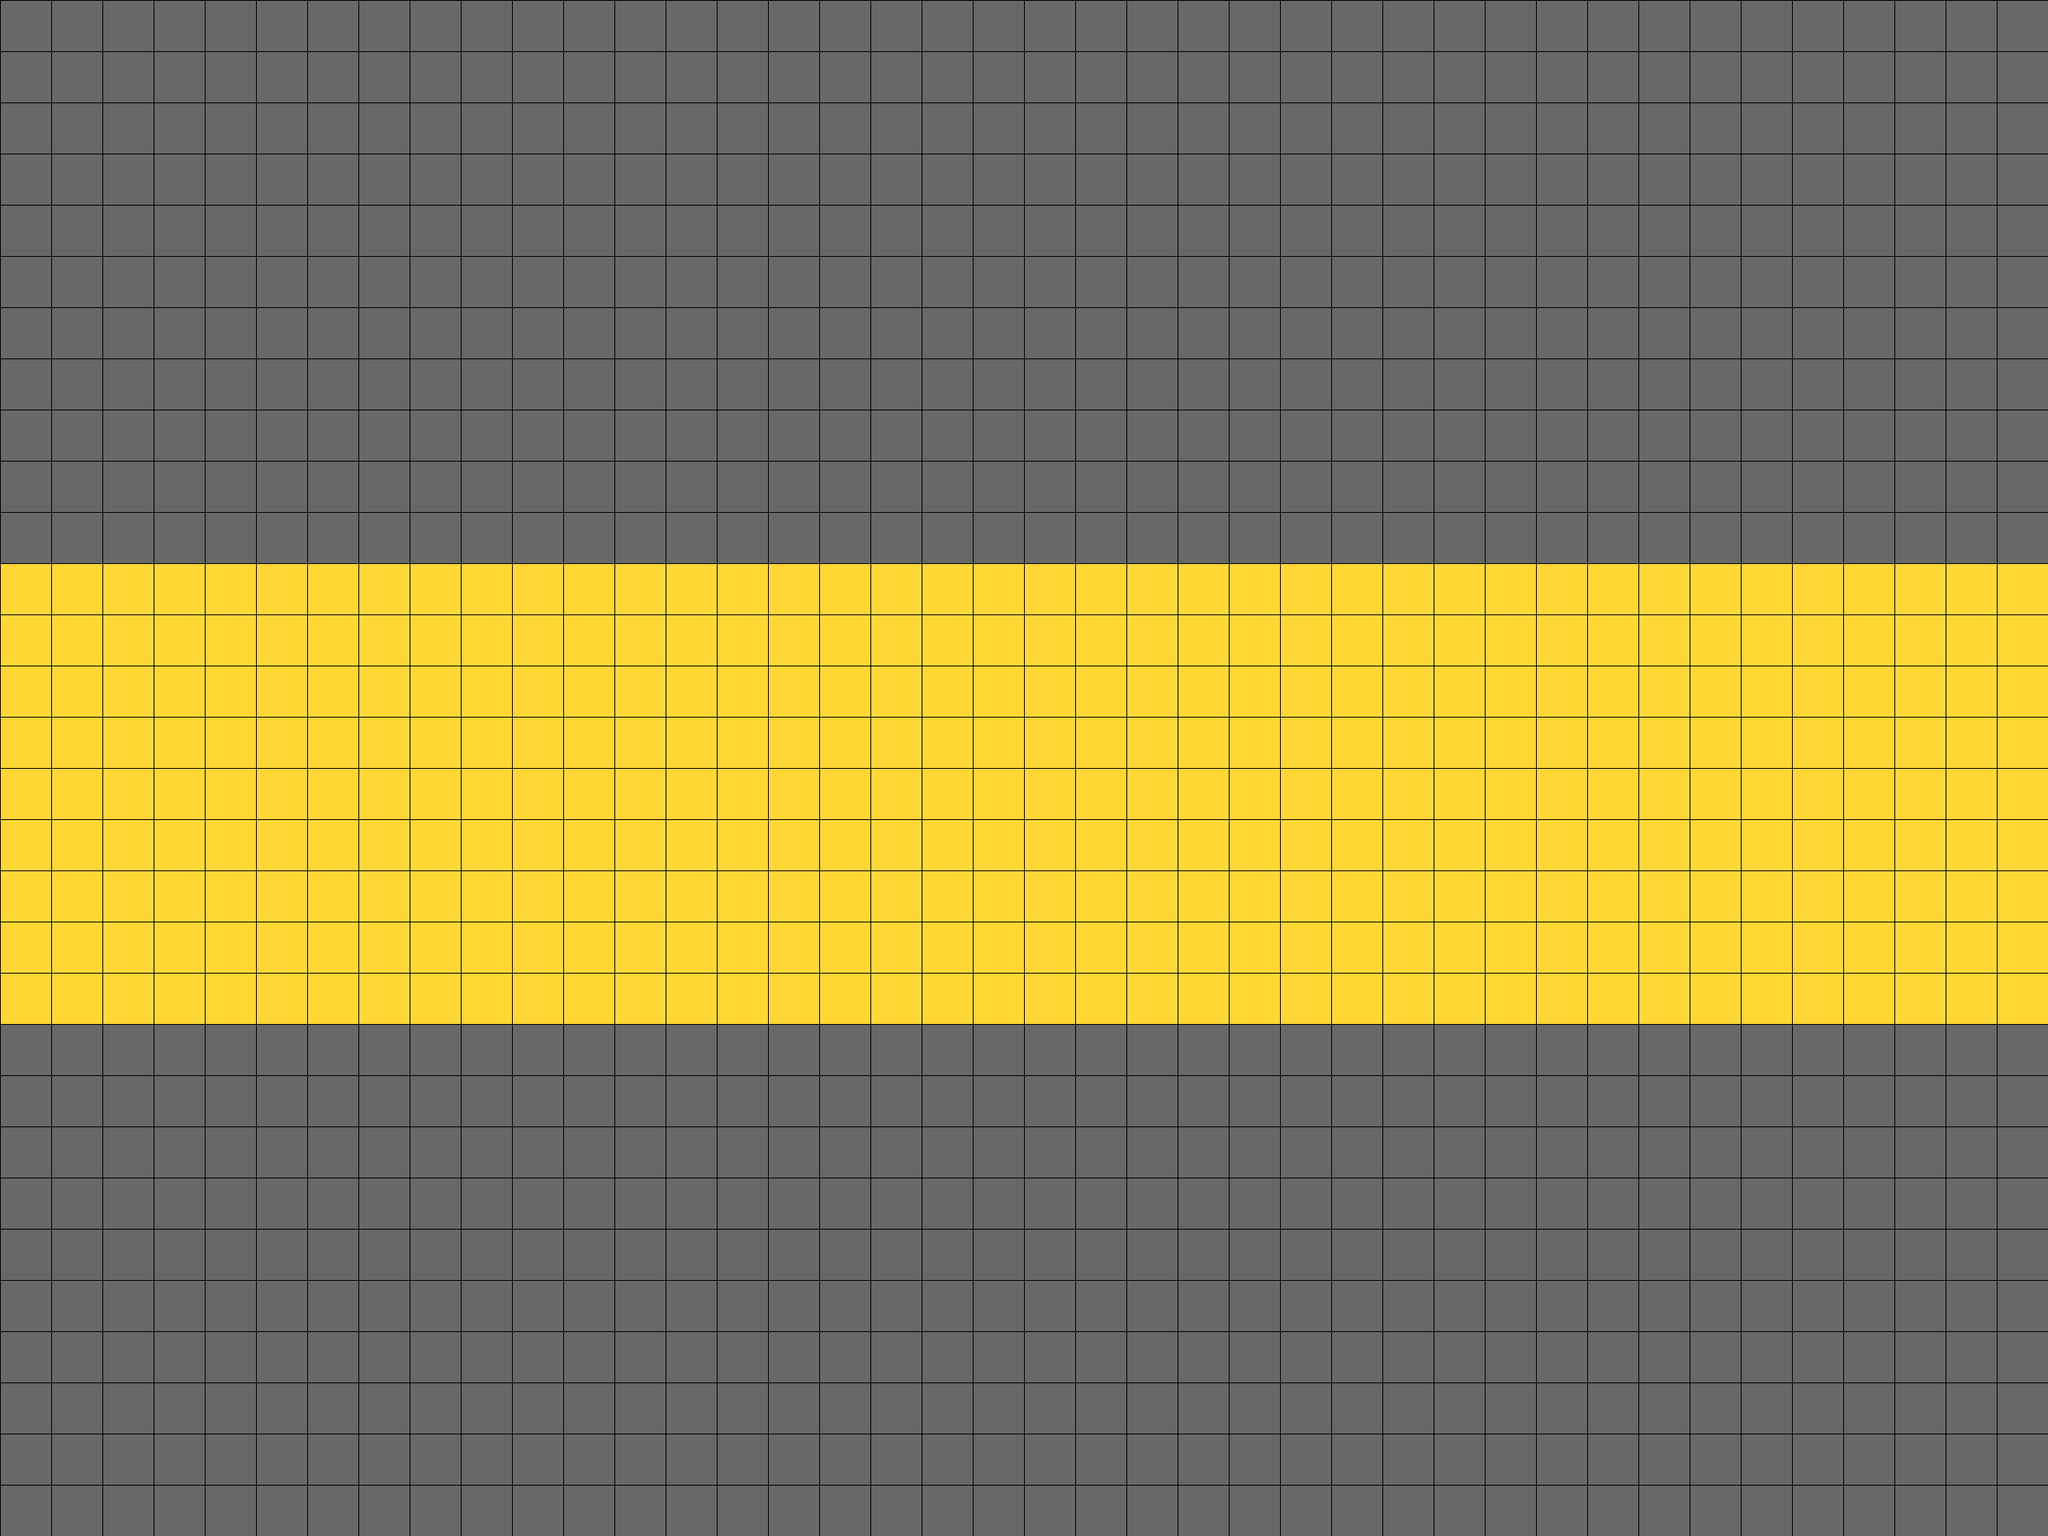

This game map was drawn from its Tiled (.tmx) file and the tilesets committed beside it. A one-line description and the trimmed map source follow:
An orthogonal 40x30 tile map with 64x64 px tiles, 2 tile layers (backgroundLayer, blockedLayer).

<map version="1.2" tiledversion="1.2.3" orientation="orthogonal" renderorder="right-down" width="40" height="30" tilewidth="64" tileheight="64" infinite="0" nextlayerid="4" nextobjectid="1">
 <tileset firstgid="1" name="tiles" tilewidth="64" tileheight="64" tilecount="25" columns="5">
  <image source="tileset.png" width="320" height="320" />
  <tile id="0">
   <properties>
    <property name="collides" type="bool" value="true" />
   </properties>
  </tile>
  <tile id="1">
   <properties>
    <property name="collides" type="bool" value="false" />
   </properties>
  </tile>
  <tile id="2">
   <properties>
    <property name="collides" type="bool" value="false" />
   </properties>
  </tile>
  <tile id="3">
   <properties>
    <property name="collides" type="bool" value="false" />
   </properties>
  </tile>
  <tile id="4">
   <properties>
    <property name="collides" type="bool" value="false" />
   </properties>
  </tile>
  <tile id="5">
   <properties>
    <property name="collides" type="bool" value="false" />
   </properties>
  </tile>
  <tile id="6">
   <properties>
    <property name="collides" type="bool" value="false" />
   </properties>
  </tile>
  <tile id="7">
   <properties>
    <property name="collides" type="bool" value="false" />
   </properties>
  </tile>
  <tile id="8">
   <properties>
    <property name="collides" type="bool" value="false" />
   </properties>
  </tile>
  <tile id="9">
   <properties>
    <property name="collides" type="bool" value="false" />
   </properties>
  </tile>
  <tile id="10">
   <properties>
    <property name="collides" type="bool" value="false" />
   </properties>
  </tile>
  <tile id="11">
   <properties>
    <property name="collides" type="bool" value="false" />
   </properties>
  </tile>
  <tile id="12">
   <properties>
    <property name="collides" type="bool" value="false" />
   </properties>
  </tile>
  <tile id="13">
   <properties>
    <property name="collides" type="bool" value="false" />
   </properties>
  </tile>
  <tile id="14">
   <properties>
    <property name="collides" type="bool" value="false" />
   </properties>
  </tile>
  <tile id="15">
   <properties>
    <property name="collides" type="bool" value="false" />
   </properties>
  </tile>
  <tile id="16">
   <properties>
    <property name="collides" type="bool" value="false" />
   </properties>
  </tile>
  <tile id="17">
   <properties>
    <property name="collides" type="bool" value="false" />
   </properties>
  </tile>
  <tile id="18">
   <properties>
    <property name="collides" type="bool" value="false" />
   </properties>
  </tile>
  <tile id="19">
   <properties>
    <property name="collides" type="bool" value="false" />
   </properties>
  </tile>
  <tile id="20">
   <properties>
    <property name="collides" type="bool" value="false" />
   </properties>
  </tile>
  <tile id="21">
   <properties>
    <property name="collides" type="bool" value="false" />
   </properties>
  </tile>
  <tile id="22">
   <properties>
    <property name="collides" type="bool" value="false" />
   </properties>
  </tile>
  <tile id="23">
   <properties>
    <property name="collides" type="bool" value="false" />
   </properties>
  </tile>
  <tile id="24">
   <properties>
    <property name="collides" type="bool" value="false" />
   </properties>
  </tile>
 </tileset>
 <layer id="1" name="backgroundLayer" width="40" height="30">
  <data>[1200 cells, 0 non-empty, 0 distinct tile ids]</data>
 </layer>
 <layer id="3" name="blockedLayer" width="40" height="30">
  <data>[1200 cells, 1200 non-empty, 2 distinct tile ids]</data>
 </layer>
 <objectgroup id="2" name="objectLayer" />
</map>
